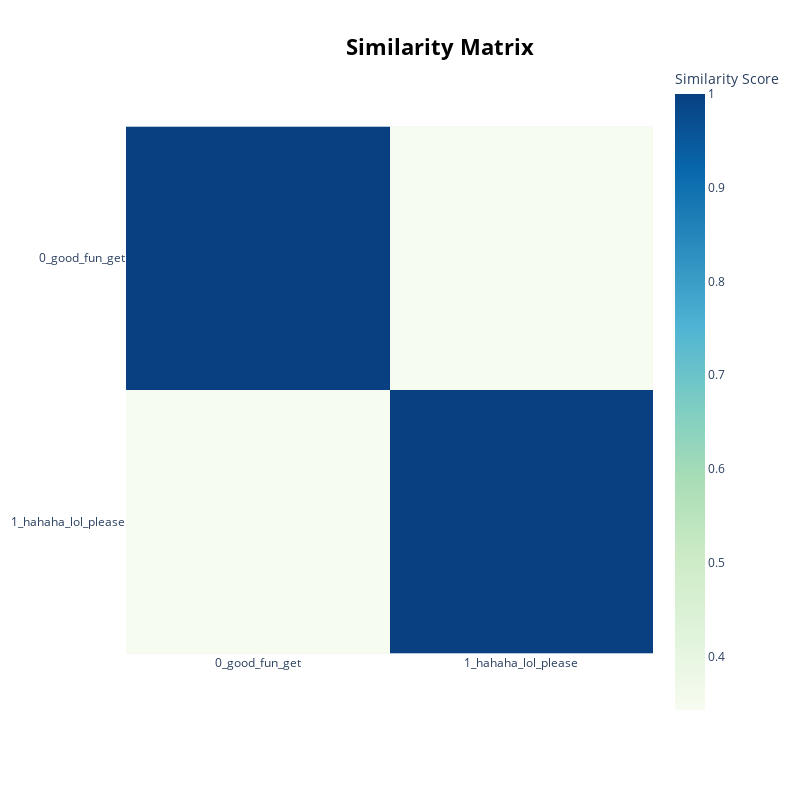

The notebook cell this image was saved under:
### Code cell
topic_model_positive.visualize_heatmap()

### Figure 1 — Plotly figure (JSON) as saved in the notebook; plotly's stock layout.template omitted (floating-point values rounded to 4 significant figures)
{"data": [{"coloraxis": "coloraxis", "hovertemplate": "x: %{x}<br>y: %{y}<br>Similarity Score: %{z}<extra></extra>", "name": "0", "type": "heatmap", "x": ["0_good_fun_get", "1_hahaha_lol_please"], "xaxis": "x", "y": ["0_good_fun_get", "1_hahaha_lol_please"], "yaxis": "y", "z": [[1.0, 0.343], [0.343, 1.0]]}], "layout": {"coloraxis": {"colorbar": {"title": {"text": "Similarity Score"}}, "colorscale": [[0, "rgb(247,252,240)"], [0.125, "rgb(224,243,219)"], [0.25, "rgb(204,235,197)"], [0.375, "rgb(168,221,181)"], [0.5, "rgb(123,204,196)"], [0.625, "rgb(78,179,211)"], [0.75, "rgb(43,140,190)"], [0.875, "rgb(8,104,172)"], [1, "rgb(8,64,129)"]]}, "height": 800, "hoverlabel": {"bgcolor": "white", "font": {"family": "Rockwell", "size": 16}}, "legend": {"title": {"text": "Trend"}}, "margin": {"t": 60}, "showlegend": true, "title": {"font": {"color": "Black", "size": 22}, "text": "<b>Similarity Matrix</b>", "x": 0.55, "xanchor": "center", "y": 0.95, "yanchor": "top"}, "width": 800, "xaxis": {"anchor": "y", "constrain": "domain", "domain": [0, 1], "scaleanchor": "y"}, "yaxis": {"anchor": "x", "autorange": "reversed", "constrain": "domain", "domain": [0, 1]}}}
